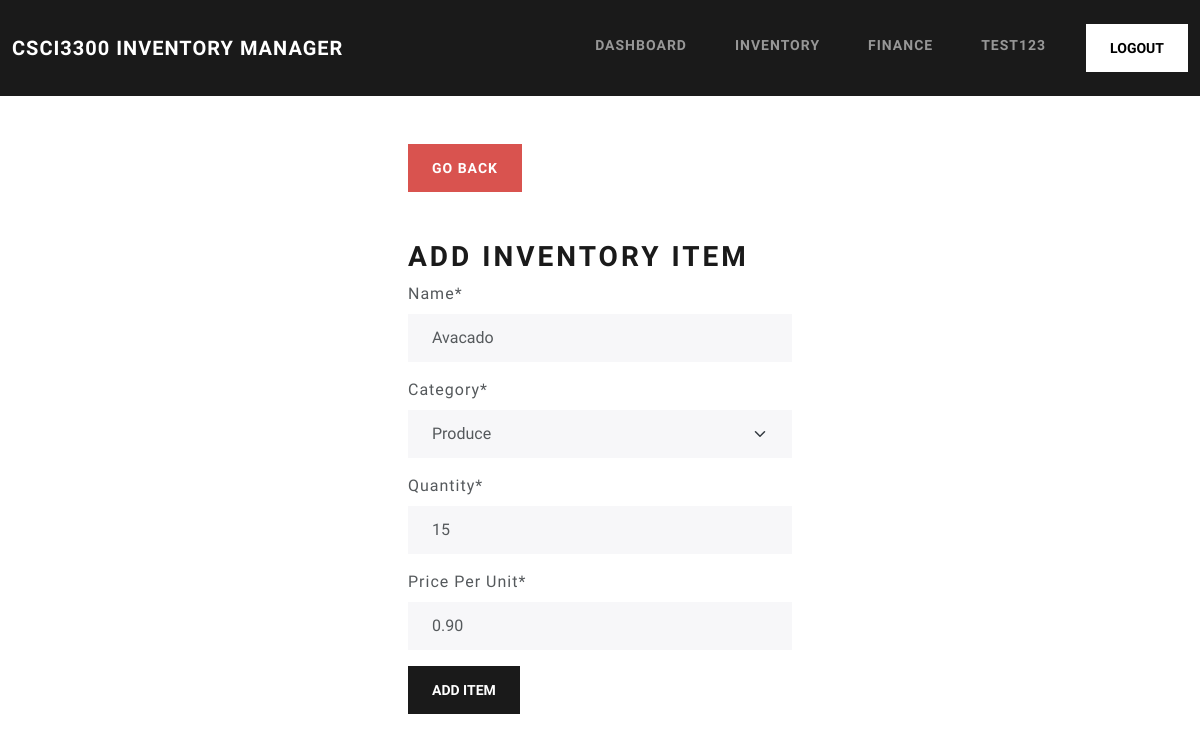
The app's page /inventory/edit/1/ (signed in) with its own data.
### inventory/models.py (models this page shows, shortened)
class InventoryItem(models.Model):
	name = models.CharField(max_length=100)
	category = models.ForeignKey('Category', on_delete=models.SET_NULL, blank=True, null=True)
	price_per_unit = models.DecimalField(
    max_digits=10,
    decimal_places=2,
    validators=[MinValueValidator(0.0)]
  )
	quantity = models.PositiveSmallIntegerField(
		validators=[MinValueValidator(0)]
	)
	date_created = models.DateTimeField(auto_now_add=True)
	user = models.ForeignKey(User, on_delete=models.CASCADE)
	class Meta():
		constraints = [
			models.CheckConstraint(
				name='quantity_value_valid',
				check=Q(quantity__gte=0),
				violation_error_message='Quantity invalid: cannot be less than 0'
			),
			models.CheckConstraint(
				name='price_value_valid',
				check=Q(price_per_unit__gte=0),
				violation_error_message='Price invalid: cannot be less than 0'
			)
		]

class Category(models.Model):
	name = models.CharField(max_length=100)
	verbose_name = 'category'
	verbose_name_plural = 'categories'
	def __str__(self):
		return self.name

### inventory/views.py (the view)
# urls.py: path('inventory/edit/<int:pk>/', EditItem.as_view(), name='edit-item'),
class EditItem(LoginRequiredMixin, UpdateView):
	model = InventoryItem
	form_class = InventoryItemForm
	template_name = 'inventory/item_form.html'
	success_url = reverse_lazy('inventory')

### inventory/forms.py
class InventoryItemForm(forms.ModelForm):
	category = forms.ModelChoiceField(queryset=Category.objects.all(), initial=0)
	price_per_unit = forms.DecimalField(
		max_digits=10,
		decimal_places=2,
		validators=[MinValueValidator(0.0)],
		label="Price Per Unit"
	)
	class Meta:
		model = InventoryItem
		fields = ['name', 'category', 'quantity', 'price_per_unit']

### inventory/templates/inventory/item_form.html (shortened to what this page needs)
{% extends 'inventory/base.html' %}
{% load crispy_forms_tags %}
{% block content %}
<div class="row">
	<div class="col-11 col-md-4 mx-auto mt-5">
		<div class="">
			<a class="text-white btn btn-danger" style="text-decoration: none;" href="{% url 'inventory' %}">Go Back</a>
		</div>
		<h2 class="mt-5" >Add Inventory Item</h2>
		<form method="post">
			{{ form|crispy }}
			<div class="mt-3">
				<button class="btn btn-primary">Add Item</button>
			</div>
		</form>
	</div>
</div>
{% endblock content %}

### inventory/templates/inventory/navbar.html (shortened to what this page needs)
<nav class="navbar navbar-expand-lg bg-primary" data-bs-theme="dark">
  <div class="container-fluid">
    <a class="navbar-brand" href="{% url 'index' %}">CSCI3300 Inventory Manager</a>
    <div class="collapse navbar-collapse justify-content-end" id="navbarColor01">
      <ul class="navbar-nav">
        {% if user.is_authenticated %}
        <li class="nav-item">
          <a class="nav-link" href="{% url 'dashboard' %}">Dashboard</a>
        </li>
        <li class="nav-item">
          <a class="nav-link" href="{% url 'inventory' %}">Inventory</a>
        </li>
        <li class="nav-item">
          <a class="nav-link" href="{% url 'finance' %}">Finance</a>
        </li>
        <li class="nav-item">
          <a class="nav-link" href="#">{{ user.username }}</a>
        </li>
        <form method="post" action="{% url 'logout' %}">
          <button class="btn btn-secondary" type="submit">logout</button>
        </form>
        {% endif %}
      </ul>
    </div>
  </div>
</nav>

### records on screen
InventoryItem: name "Avacado", category "Produce", quantity "15", price_per_unit "0.90"

### other values on screen
{{ user.username }} "TEST123"
